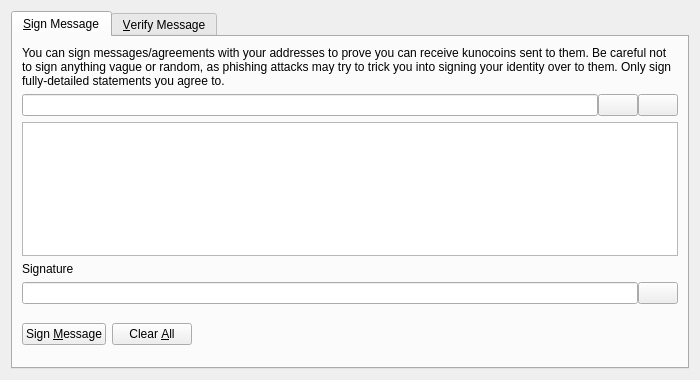
<?xml version="1.0" encoding="UTF-8"?>
<ui version="4.0">
 <class>SignVerifyMessageDialog</class>
 <widget class="QDialog" name="SignVerifyMessageDialog">
  <property name="geometry">
   <rect>
    <x>0</x>
    <y>0</y>
    <width>700</width>
    <height>380</height>
   </rect>
  </property>
  <property name="windowTitle">
   <string>Signatures - Sign / Verify a Message</string>
  </property>
  <property name="modal">
   <bool>true</bool>
  </property>
  <layout class="QVBoxLayout" name="verticalLayout">
   <item>
    <widget class="QTabWidget" name="tabWidget">
     <property name="currentIndex">
      <number>0</number>
     </property>
     <widget class="QWidget" name="tabSignMessage">
      <attribute name="title">
       <string>&amp;Sign Message</string>
      </attribute>
      <layout class="QVBoxLayout" name="verticalLayout_SM">
       <item>
        <widget class="QLabel" name="infoLabel_SM">
         <property name="text">
          <string>You can sign messages/agreements with your addresses to prove you can receive kunocoins sent to them. Be careful not to sign anything vague or random, as phishing attacks may try to trick you into signing your identity over to them. Only sign fully-detailed statements you agree to.</string>
         </property>
         <property name="textFormat">
          <enum>Qt::PlainText</enum>
         </property>
         <property name="wordWrap">
          <bool>true</bool>
         </property>
        </widget>
       </item>
       <item>
        <layout class="QHBoxLayout" name="horizontalLayout_1_SM">
         <property name="spacing">
          <number>0</number>
         </property>
         <item>
          <widget class="QValidatedLineEdit" name="addressIn_SM">
           <property name="toolTip">
            <string>The kunocoin address to sign the message with</string>
           </property>
          </widget>
         </item>
         <item>
          <widget class="QPushButton" name="addressBookButton_SM">
           <property name="toolTip">
            <string>Choose previously used address</string>
           </property>
           <property name="text">
            <string/>
           </property>
           <property name="icon">
            <iconset resource="../bitcoin.qrc">
             <normaloff>:/icons/address-book</normaloff>:/icons/address-book</iconset>
           </property>
           <property name="shortcut">
            <string>Alt+A</string>
           </property>
           <property name="autoDefault">
            <bool>false</bool>
           </property>
          </widget>
         </item>
         <item>
          <widget class="QPushButton" name="pasteButton_SM">
           <property name="toolTip">
            <string>Paste address from clipboard</string>
           </property>
           <property name="text">
            <string/>
           </property>
           <property name="icon">
            <iconset resource="../bitcoin.qrc">
             <normaloff>:/icons/editpaste</normaloff>:/icons/editpaste</iconset>
           </property>
           <property name="shortcut">
            <string>Alt+P</string>
           </property>
           <property name="autoDefault">
            <bool>false</bool>
           </property>
          </widget>
         </item>
        </layout>
       </item>
       <item>
        <widget class="QPlainTextEdit" name="messageIn_SM">
         <property name="toolTip">
          <string>Enter the message you want to sign here</string>
         </property>
        </widget>
       </item>
       <item>
        <widget class="QLabel" name="signatureLabel_SM">
         <property name="text">
          <string>Signature</string>
         </property>
         <property name="textFormat">
          <enum>Qt::PlainText</enum>
         </property>
        </widget>
       </item>
       <item>
        <layout class="QHBoxLayout" name="horizontalLayout_2_SM">
         <property name="spacing">
          <number>0</number>
         </property>
         <item>
          <widget class="QLineEdit" name="signatureOut_SM">
           <property name="font">
            <font>
             <italic>true</italic>
            </font>
           </property>
           <property name="readOnly">
            <bool>true</bool>
           </property>
          </widget>
         </item>
         <item>
          <widget class="QPushButton" name="copySignatureButton_SM">
           <property name="toolTip">
            <string>Copy the current signature to the system clipboard</string>
           </property>
           <property name="text">
            <string/>
           </property>
           <property name="icon">
            <iconset resource="../bitcoin.qrc">
             <normaloff>:/icons/editcopy</normaloff>:/icons/editcopy</iconset>
           </property>
           <property name="autoDefault">
            <bool>false</bool>
           </property>
          </widget>
         </item>
        </layout>
       </item>
       <item>
        <layout class="QHBoxLayout" name="horizontalLayout_3_SM">
         <item>
          <widget class="QPushButton" name="signMessageButton_SM">
           <property name="toolTip">
            <string>Sign the message to prove you own this kunocoin address</string>
           </property>
           <property name="text">
            <string>Sign &amp;Message</string>
           </property>
           <property name="icon">
            <iconset resource="../bitcoin.qrc">
             <normaloff>:/icons/edit</normaloff>:/icons/edit</iconset>
           </property>
           <property name="autoDefault">
            <bool>false</bool>
           </property>
          </widget>
         </item>
         <item>
          <widget class="QPushButton" name="clearButton_SM">
           <property name="toolTip">
            <string>Reset all sign message fields</string>
           </property>
           <property name="text">
            <string>Clear &amp;All</string>
           </property>
           <property name="icon">
            <iconset resource="../bitcoin.qrc">
             <normaloff>:/icons/remove</normaloff>:/icons/remove</iconset>
           </property>
           <property name="autoDefault">
            <bool>false</bool>
           </property>
          </widget>
         </item>
         <item>
          <spacer name="horizontalSpacer_1_SM">
           <property name="orientation">
            <enum>Qt::Horizontal</enum>
           </property>
           <property name="sizeHint" stdset="0">
            <size>
             <width>40</width>
             <height>48</height>
            </size>
           </property>
          </spacer>
         </item>
         <item>
          <widget class="QLabel" name="statusLabel_SM">
           <property name="font">
            <font>
             <weight>75</weight>
             <bold>true</bold>
            </font>
           </property>
           <property name="text">
            <string/>
           </property>
           <property name="wordWrap">
            <bool>true</bool>
           </property>
          </widget>
         </item>
         <item>
          <spacer name="horizontalSpacer_2_SM">
           <property name="orientation">
            <enum>Qt::Horizontal</enum>
           </property>
           <property name="sizeHint" stdset="0">
            <size>
             <width>40</width>
             <height>48</height>
            </size>
           </property>
          </spacer>
         </item>
        </layout>
       </item>
      </layout>
     </widget>
     <widget class="QWidget" name="tabVerifyMessage">
      <attribute name="title">
       <string>&amp;Verify Message</string>
      </attribute>
      <layout class="QVBoxLayout" name="verticalLayout_VM">
       <item>
        <widget class="QLabel" name="infoLabel_VM">
         <property name="text">
          <string>Enter the receiver's address, message (ensure you copy line breaks, spaces, tabs, etc. exactly) and signature below to verify the message. Be careful not to read more into the signature than what is in the signed message itself, to avoid being tricked by a man-in-the-middle attack. Note that this only proves the signing party receives with the address, it cannot prove sendership of any transaction!</string>
         </property>
         <property name="textFormat">
          <enum>Qt::PlainText</enum>
         </property>
         <property name="alignment">
          <set>Qt::AlignLeading|Qt::AlignLeft|Qt::AlignTop</set>
         </property>
         <property name="wordWrap">
          <bool>true</bool>
         </property>
        </widget>
       </item>
       <item>
        <layout class="QHBoxLayout" name="horizontalLayout_1_VM">
         <property name="spacing">
          <number>0</number>
         </property>
         <item>
          <widget class="QValidatedLineEdit" name="addressIn_VM">
           <property name="toolTip">
            <string>The kunocoin address the message was signed with</string>
           </property>
          </widget>
         </item>
         <item>
          <widget class="QPushButton" name="addressBookButton_VM">
           <property name="toolTip">
            <string>Choose previously used address</string>
           </property>
           <property name="text">
            <string/>
           </property>
           <property name="icon">
            <iconset resource="../bitcoin.qrc">
             <normaloff>:/icons/address-book</normaloff>:/icons/address-book</iconset>
           </property>
           <property name="shortcut">
            <string>Alt+A</string>
           </property>
           <property name="autoDefault">
            <bool>false</bool>
           </property>
          </widget>
         </item>
        </layout>
       </item>
       <item>
        <widget class="QPlainTextEdit" name="messageIn_VM"/>
       </item>
       <item>
        <widget class="QValidatedLineEdit" name="signatureIn_VM"/>
       </item>
       <item>
        <layout class="QHBoxLayout" name="horizontalLayout_2_VM">
         <item>
          <widget class="QPushButton" name="verifyMessageButton_VM">
           <property name="toolTip">
            <string>Verify the message to ensure it was signed with the specified kunocoin address</string>
           </property>
           <property name="text">
            <string>Verify &amp;Message</string>
           </property>
           <property name="icon">
            <iconset resource="../bitcoin.qrc">
             <normaloff>:/icons/transaction_0</normaloff>:/icons/transaction_0</iconset>
           </property>
           <property name="autoDefault">
            <bool>false</bool>
           </property>
          </widget>
         </item>
         <item>
          <widget class="QPushButton" name="clearButton_VM">
           <property name="toolTip">
            <string>Reset all verify message fields</string>
           </property>
           <property name="text">
            <string>Clear &amp;All</string>
           </property>
           <property name="icon">
            <iconset resource="../bitcoin.qrc">
             <normaloff>:/icons/remove</normaloff>:/icons/remove</iconset>
           </property>
           <property name="autoDefault">
            <bool>false</bool>
           </property>
          </widget>
         </item>
         <item>
          <spacer name="horizontalSpacer_1_VM">
           <property name="orientation">
            <enum>Qt::Horizontal</enum>
           </property>
           <property name="sizeHint" stdset="0">
            <size>
             <width>40</width>
             <height>48</height>
            </size>
           </property>
          </spacer>
         </item>
         <item>
          <widget class="QLabel" name="statusLabel_VM">
           <property name="font">
            <font>
             <weight>75</weight>
             <bold>true</bold>
            </font>
           </property>
           <property name="text">
            <string/>
           </property>
           <property name="wordWrap">
            <bool>true</bool>
           </property>
          </widget>
         </item>
         <item>
          <spacer name="horizontalSpacer_2_VM">
           <property name="orientation">
            <enum>Qt::Horizontal</enum>
           </property>
           <property name="sizeHint" stdset="0">
            <size>
             <width>40</width>
             <height>48</height>
            </size>
           </property>
          </spacer>
         </item>
        </layout>
       </item>
      </layout>
     </widget>
    </widget>
   </item>
  </layout>
 </widget>
 <customwidgets>
  <customwidget>
   <class>QValidatedLineEdit</class>
   <extends>QLineEdit</extends>
   <header>qvalidatedlineedit.h</header>
  </customwidget>
 </customwidgets>
 <resources>
  <include location="../bitcoin.qrc"/>
 </resources>
 <connections/>
</ui>
